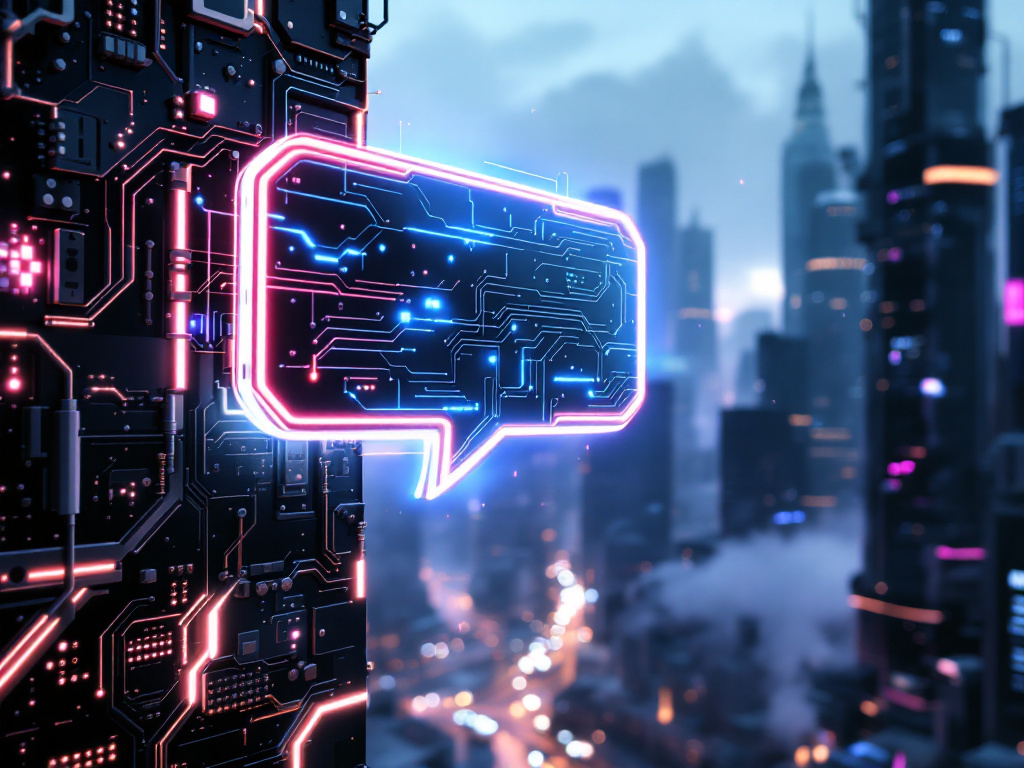
#> input picture cv/images/test1.jpg, 1024 x 768 px, given in place of the camera
$ python color_capture.py
#> lines starting #> are read from the running program, lines starting #| are printed output that depends on the picture; after the words box and inside, x2 and y2 are one past the last pixel; in counts of white or black regions, pixels touching at a corner belong together
import cv2
import numpy as np

def get_limits(color):
    color = np.uint8([[color]])
    hsvC = cv2.cvtColor(color, cv2.COLOR_BGR2HSV)
    color_range = 10

    hue = hsvC[0][0][0]
    lower_hue = hue - color_range
    upper_hue = hue + color_range

    if lower_hue < 0:
        lowerLimit1 = np.array([0, 50, 50], dtype=np.uint8)
        upperLimit1 = np.array([upper_hue, 255, 255], dtype=np.uint8)
        lowerLimit2 = np.array([179 + lower_hue + 1, 50, 50], dtype=np.uint8)
        upperLimit2 = np.array([179, 255, 255], dtype=np.uint8)
        return (lowerLimit1, upperLimit1), (lowerLimit2, upperLimit2)
    elif upper_hue > 179:
        lowerLimit1 = np.array([lower_hue, 50, 50], dtype=np.uint8)
        upperLimit1 = np.array([179, 255, 255], dtype=np.uint8)
        lowerLimit2 = np.array([0, 50, 50], dtype=np.uint8)
        upperLimit2 = np.array([upper_hue - 180, 255, 255], dtype=np.uint8)
        return (lowerLimit1, upperLimit1), (lowerLimit2, upperLimit2)
    else:
        lowerLimit = np.array([max(lower_hue, 0), 50, 50], dtype=np.uint8)
        upperLimit = np.array([min(upper_hue, 179), 255, 255], dtype=np.uint8)
        return (lowerLimit, upperLimit), None

detect_color = [0, 0, 255]
cap = cv2.VideoCapture(0)

while True:
    status, frame = cap.read()
#> frame is the input picture: shape (768, 1024, 3); mean B, G, R 114.4, 82, 70.2
    hsvImage = cv2.cvtColor(frame, cv2.COLOR_BGR2HSV)
#> hsvImage: shape (768, 1024, 3); mean H, S, V 111.9, 141.9, 118.3
    limits = get_limits(detect_color)

    if limits[1] is None:
        mask = cv2.inRange(hsvImage, limits[0][0], limits[0][1])
    else:
        mask1 = cv2.inRange(hsvImage, limits[0][0], limits[0][1])
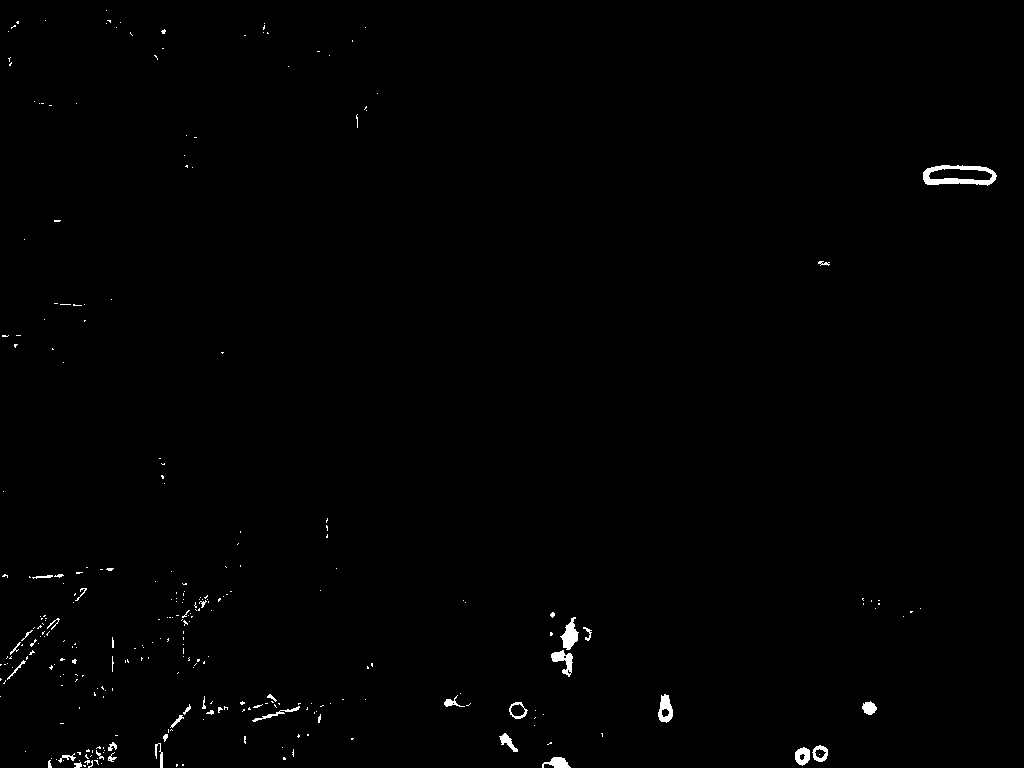
#> mask1: shape (768, 1024); 0.6% white; 299 white regions (263 under 20 px), largest, box (x1, y1, x2, y2) and area: (923, 165, 997, 186) 728, (560, 617, 579, 650) 323, (551, 650, 573, 677) 271
        mask2 = cv2.inRange(hsvImage, limits[1][0], limits[1][1])
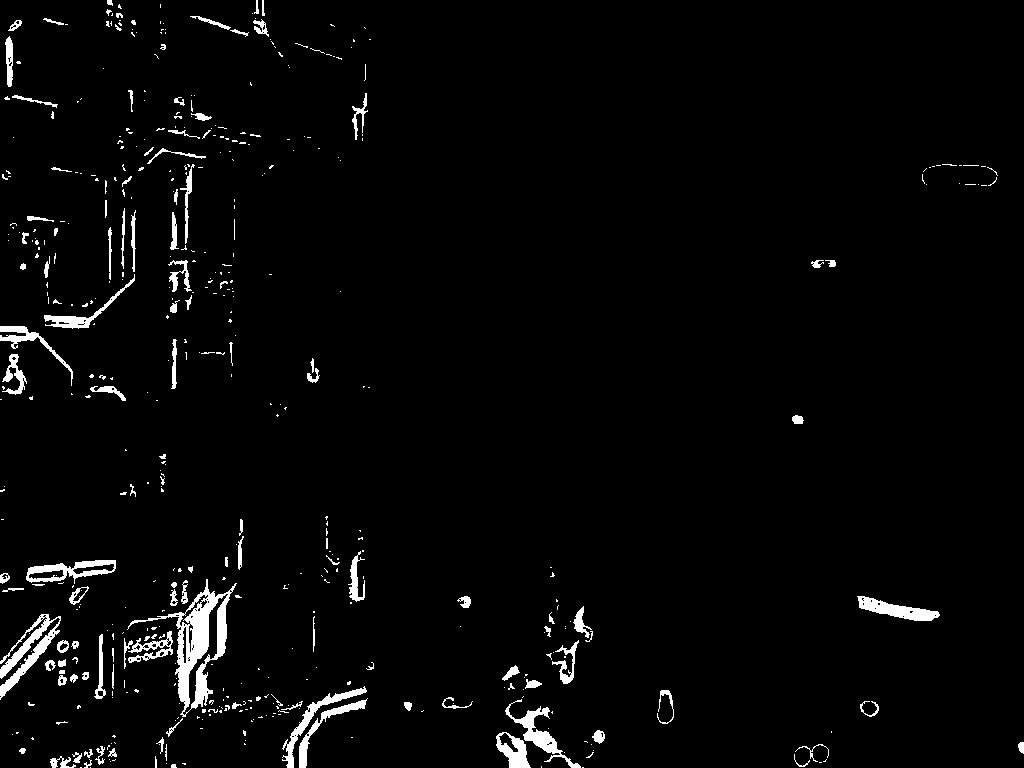
#> mask2: shape (768, 1024); 2.9% white; 497 white regions (371 under 20 px), largest, box (x1, y1, x2, y2) and area: (127, 579, 237, 717) 3406, (0, 614, 61, 700) 1458, (505, 699, 581, 768) 1016
        mask = cv2.bitwise_or(mask1, mask2)
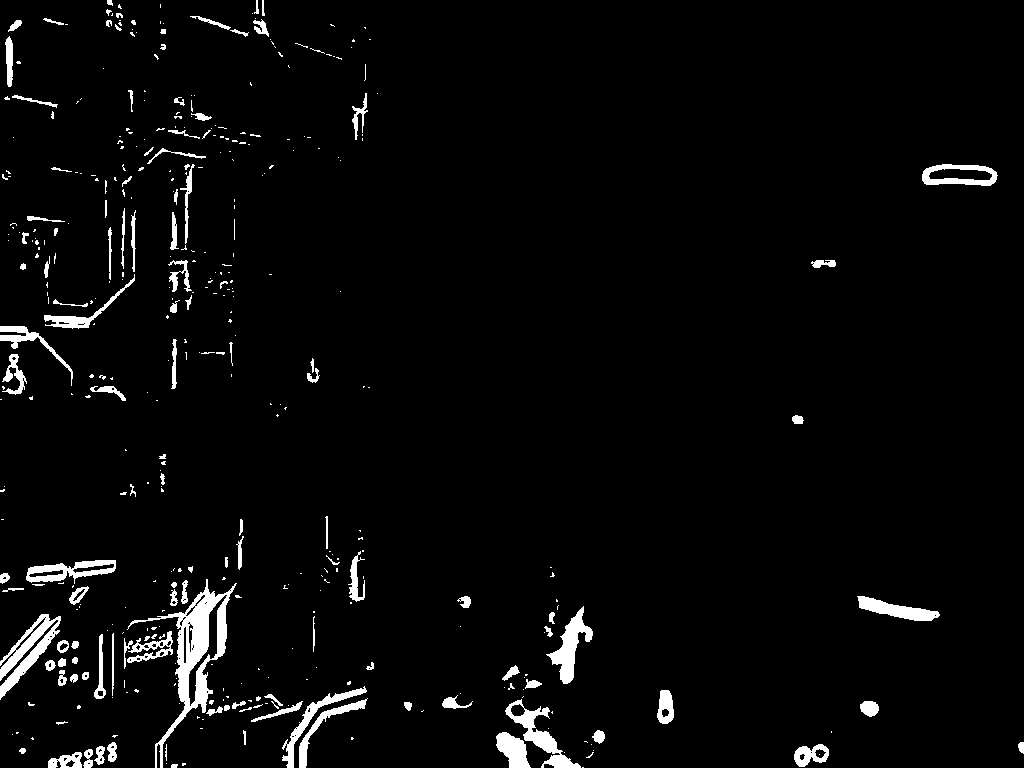
#> mask: shape (768, 1024); 3.5% white; 413 white regions (287 under 20 px)

    contours, _ = cv2.findContours(mask, cv2.RETR_EXTERNAL, cv2.CHAIN_APPROX_SIMPLE)
#> contours = 412 contours, 322 with area under 20; largest, box (x1, y1, x2, y2) and area: (127, 579, 237, 768) 4526, (0, 614, 61, 700) 1616, (922, 164, 998, 186) 1298, (505, 699, 581, 768) 1295, (26, 560, 116, 584) 1172

    if contours:
        largest_contour = max(contours, key=cv2.contourArea)
#> largest_contour = contour of 303 points, box (x1, y1, x2, y2) (127, 579, 237, 768), area 4526
        x, y, w, h = cv2.boundingRect(largest_contour)
#> x = 127; y = 579; w = 110; h = 189
        cv2.rectangle(frame, (x, y), (x + w, y + h), (0, 255, 0), 5)
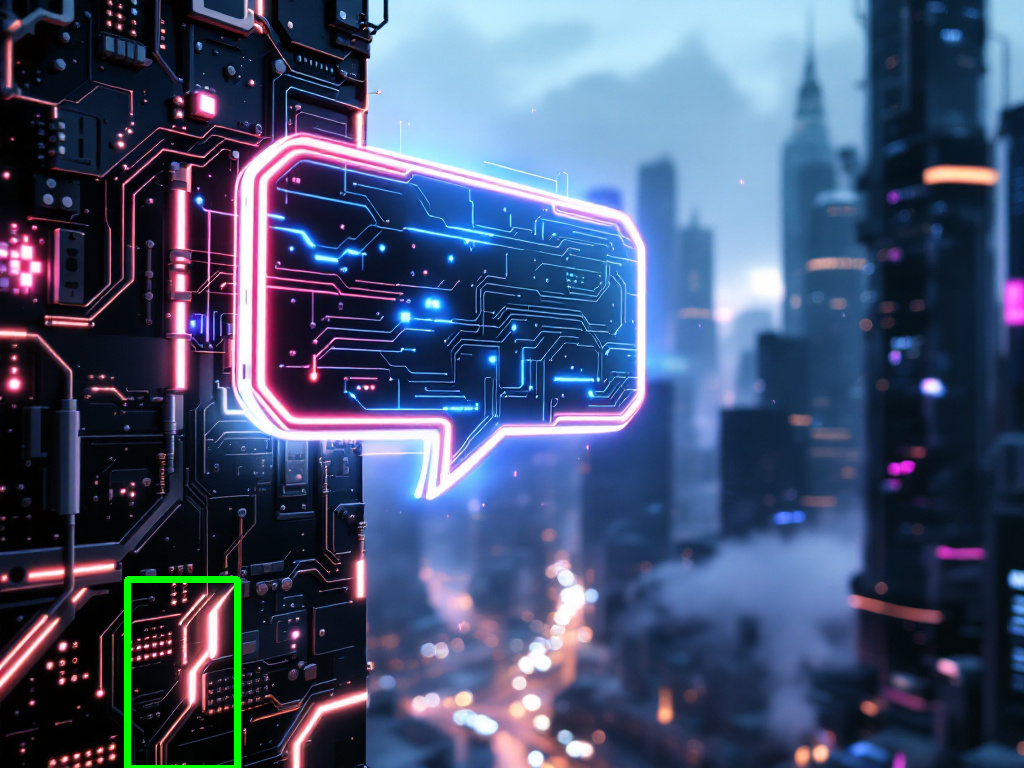
#> frame: shape (768, 1024, 3); 0.47% of pixels changed, all inside (x1, y1, x2, y2) = (124, 576, 241, 768)

    cv2.imshow('frame', frame)

    if cv2.waitKey(1) & 0xFF == ord('q'):
#> (key q is pressed here)
        break

cap.release()
cv2.destroyAllWindows()
